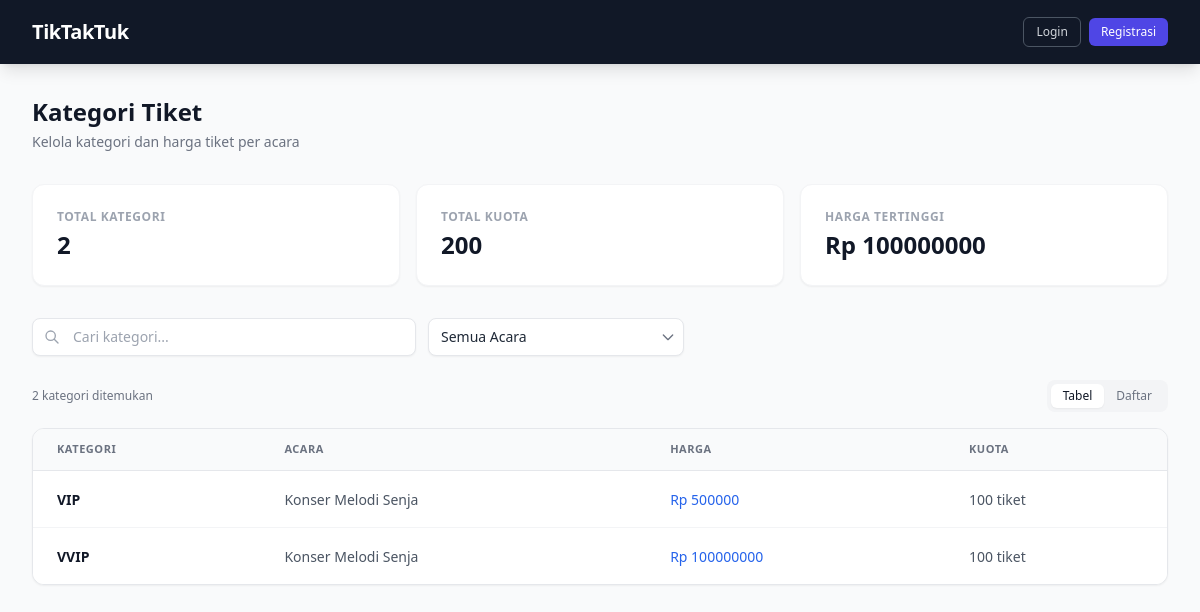
Screenshot of /ticket-category/ with the database file from the repository.
### ticketing/models/ticket_category.py (models this page shows, shortened)
class Ticket_Category(models.Model):
    category_id = models.UUIDField(primary_key=True, default=uuid.uuid4, editable=False)
    category_name = models.CharField(max_length=50)
    quota = models.IntegerField(
        validators=[MinValueValidator(1, message="Quota must be greater than 0.")]
    )
    price = models.DecimalField(
        max_digits=12,
        decimal_places=2,
        validators=[MinValueValidator(0, message="Price must be >= 0.")],
    )
    tevent = models.ForeignKey(
        Event,
        on_delete=models.CASCADE,
        related_name='ticket_categories',
        db_column='tevent_id',
    )
    class Meta:
        verbose_name = 'Ticket Category'
        verbose_name_plural = 'Ticket Categories'
        ordering = ['tevent__title', 'category_name']
        db_table = 'ticket_category'

### ticketing/models/event.py (models this page shows, shortened)
class Event(models.Model):
    class CategoryChoices(models.TextChoices):
        MUSIC = 'Music', 'Music'
        SPORTS = 'Sports', 'Sports'
        THEATER = 'Theater', 'Theater'
        CONFERENCE = 'Conference', 'Conference'
        FESTIVAL = 'Festival', 'Festival'
        OTHER = 'Other', 'Other'
    class StatusChoices(models.TextChoices):
        SCHEDULED = 'Scheduled', 'Scheduled'
        ONGOING = 'Ongoing', 'Ongoing'
        FINISHED = 'Finished', 'Finished'
        CANCELED = 'Canceled', 'Canceled'
    id = models.UUIDField(primary_key=True, default=uuid.uuid4, editable=False)
    venue = models.ForeignKey(
        Venue,
        on_delete=models.CASCADE,
        related_name='events',
    )
    organizer = models.ForeignKey(
        settings.AUTH_USER_MODEL,
        on_delete=models.CASCADE,
        related_name='organized_events',
    )
    title = models.CharField(max_length=255)
    description = models.TextField(blank=True, default='')
    category = models.CharField(
        max_length=50,
        choices=CategoryChoices.choices,
        default=CategoryChoices.OTHER,
    )
    status = models.CharField(
        max_length=50,
        choices=StatusChoices.choices,
        default=StatusChoices.SCHEDULED,
    )
    start_date = models.DateTimeField()
    end_date = models.DateTimeField()
    class Meta:
        ordering = ['start_date']
        db_table = 'event'

### ticketing/views.py (the view)
# urls.py: path('ticket-category/', views.show_ticket_categories, name='show_ticket_categories'),
def show_ticket_categories(request):
    categories = Ticket_Category.objects.select_related('tevent', 'tevent__venue').all()
    search_query = request.GET.get('q', '')
    if search_query:
        categories = categories.filter(category_name__icontains=search_query)
    event_filter = request.GET.get('event', '')
    if event_filter:
        categories = categories.filter(tevent__id=event_filter)
    categories = categories.order_by('tevent__title', 'category_name')
    total_categories = categories.count()
    total_quota = categories.aggregate(total=models.Sum('quota'))['total'] or 0
    max_price = categories.aggregate(max_p=models.Max('price'))['max_p'] or 0
    all_events = Event.objects.all().order_by('title')
    context = {
        'categories': categories,
        'search_query': search_query,
        'event_filter': event_filter,
        'all_events': all_events,
        'total_categories': total_categories,
        'total_quota': total_quota,
        'max_price': max_price,
        'user_role': getattr(request.user, 'role', None),
        'can_manage': _is_admin_or_organizer(request.user) if request.user.is_authenticated else False,
    }
    return render(request, 'ticketing/show_ticket_categories.html', context)

### ticketing/templates/ticketing/show_ticket_categories.html (shortened to what this page needs)
{% extends "base.html" %}
{% block content %}
<div class="max-w-7xl mx-auto px-4 sm:px-6 lg:px-8 py-8">
    <div class="flex flex-col sm:flex-row justify-between items-start sm:items-center mb-8 gap-4">
        <div>
            <h1 class="text-2xl font-bold text-gray-900">Kategori Tiket</h1>
            <p class="text-sm text-gray-500 mt-1">Kelola kategori dan harga tiket per acara</p>
        </div>
    </div>
    <div class="grid grid-cols-1 md:grid-cols-3 gap-4 mb-8">
        <div class="bg-white rounded-xl shadow-sm border border-gray-100 p-6">
            <p class="text-xs font-semibold text-gray-400 uppercase tracking-wider mb-1">Total Kategori</p>
            <p class="text-2xl font-bold text-gray-900">{{ total_categories }}</p>
        </div>
        <div class="bg-white rounded-xl shadow-sm border border-gray-100 p-6">
            <p class="text-xs font-semibold text-gray-400 uppercase tracking-wider mb-1">Total Kuota</p>
            <p class="text-2xl font-bold text-gray-900">{{ total_quota }}</p>
        </div>
        <div class="bg-white rounded-xl shadow-sm border border-gray-100 p-6">
            <p class="text-xs font-semibold text-gray-400 uppercase tracking-wider mb-1">Harga Tertinggi</p>
            <p class="text-2xl font-bold text-gray-900">Rp {{ max_price|floatformat:0 }}</p>
        </div>
    </div>
    <form method="get" class="mb-6 flex flex-col sm:flex-row gap-3">
        <div class="relative flex-1 max-w-sm">
            <div class="absolute inset-y-0 left-0 pl-3 flex items-center pointer-events-none">
            </div>
            <input type="text" name="q" value="{{ search_query }}" placeholder="Cari kategori..." class="block w-full pl-10 pr-3 py-2 border border-gray-200 rounded-lg text-sm focus:ring-blue-500 focus:border-blue-500 bg-white shadow-sm">
        </div>
        <div class="relative w-full sm:w-64">
            <select name="event" class="block w-full pl-3 pr-10 py-2 border border-gray-200 rounded-lg text-sm focus:ring-blue-500 focus:border-blue-500 bg-white shadow-sm appearance-none" onchange="this.form.submit()">
                <option value="">Semua Acara</option>
            </select>
            <div class="pointer-events-none absolute inset-y-0 right-0 flex items-center px-2 text-gray-500">
            </div>
        </div>
    </form>
    <div class="flex justify-between items-center mb-4">
        <p class="text-xs text-gray-500">{{ total_categories }} kategori ditemukan</p>
        <div class="hidden sm:flex bg-gray-100 p-1 rounded-lg">
            <button class="px-3 py-1 text-xs font-medium rounded-md bg-white shadow-sm text-gray-900">Tabel</button>
            <button class="px-3 py-1 text-xs font-medium rounded-md text-gray-500 hover:text-gray-900">Daftar</button>
        </div>
    </div>
    <div class="bg-white shadow-sm rounded-xl border border-gray-200 overflow-hidden">
        <div class="overflow-x-auto">
            <table class="min-w-full divide-y divide-gray-200">
                <thead class="bg-gray-50">
                    <tr>
                        <th scope="col" class="px-6 py-3 text-left text-[11px] font-bold text-gray-500 uppercase tracking-wider">Kategori</th>
                        <th scope="col" class="px-6 py-3 text-left text-[11px] font-bold text-gray-500 uppercase tracking-wider">Acara</th>
                        <th scope="col" class="px-6 py-3 text-left text-[11px] font-bold text-gray-500 uppercase tracking-wider">Harga</th>
                        <th scope="col" class="px-6 py-3 text-left text-[11px] font-bold text-gray-500 uppercase tracking-wider">Kuota</th>
                    </tr>
                </thead>
                <tbody class="bg-white divide-y divide-gray-100">
                    {% for cat in categories %}
                    <tr class="hover:bg-gray-50 transition-colors">
                        <td class="px-6 py-4 whitespace-nowrap">
                            <span class="text-sm font-semibold text-gray-900">{{ cat.category_name }}</span>
                        </td>
                        <td class="px-6 py-4 whitespace-nowrap">
                            <span class="text-sm text-gray-600">{{ cat.tevent.title }}</span>
                        </td>
                        <td class="px-6 py-4 whitespace-nowrap">
                            <span class="text-sm font-medium text-blue-600">Rp {{ cat.price|floatformat:0 }}</span>
                        </td>
                        <td class="px-6 py-4 whitespace-nowrap">
                            <span class="text-sm text-gray-600">{{ cat.quota }} tiket</span>
                        </td>
                    </tr>
                    {% endfor %}
                </tbody>
            </table>
        </div>
    </div>
</div>
{% endblock %}

### rows the page displays
Ticket_Category: category_name "VIP", tevent "Konser Melodi Senja", price "500000", quota "100"
Ticket_Category: category_name "VVIP", tevent "Konser Melodi Senja", price "100000000", quota "100"

### other values shown
{{ total_categories }} "2"
{{ total_quota }} "200"
{{ max_price|floatformat:0 }} "100000000"
